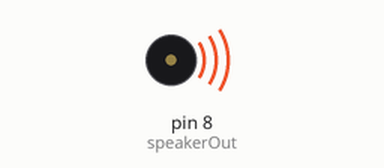
Bench run of a sketch on a simulated Arduino Uno, built with avr-gcc and run on an emulated ATmega328P. Parts: buzzer (waves = sounding).

Above: at 1.4 s.
Timing chart, 0 to 5.1 s (numbered marks = the images above):
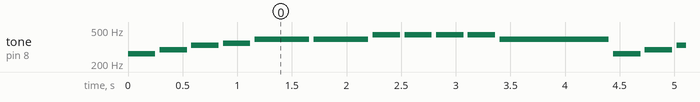

The sketch:

lisa_gikk_til_skolen.ino
```cpp
// TONES  ==========================================
#define  c4     262
#define  d4     294
#define  e4     330
#define  f4     349
#define  g4     392
#define  a4     440
#define  b4     494
#define  c5     523
// Define a special note, 'R', to represent a rest
#define  R     0

int speakerOut = 8;

// MELODY and TIMING  =======================================
//  melody[] is an array of notes, accompanied by beats[],
int melody[] = {  c4,  d4,  e4,  f4,  g4,   g4,  a4,  a4,  a4,  a4, g4 };
int beats[]  = { 4, 4, 4, 4, 2, 2, 4, 4, 4, 4, 1 };
int MAX_COUNT = 11; // Melody length, for looping.

long tempo = 1000;
long pauseTime = tempo/25;
int frequency = 0;
int beat = 0;
long duration = 0;

void setup() {
  pinMode(speakerOut, OUTPUT);
}

void loop() {
  for (int i=0;i<MAX_COUNT; i++){
    frequency = melody[i];
    beat = beats[i];
    duration = tempo / beat;
    tone(speakerOut, frequency, duration);
    delay(duration);
    delay(pauseTime);
  }
}
```

Measured:
- by itself, tone on pin 8 (speakerOut): plays 262 Hz for 0.25 s, 294 Hz for 0.25 s, 330 Hz for 0.25 s, 349 Hz for 0.25 s, 392 Hz for 0.50 s, 392 Hz for 0.50 s … (324 notes in this stretch)
